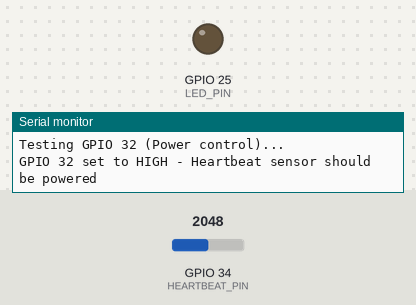
A sketch run on a simulated ESP32. Parts: output pins drawn as LEDs (lit = HIGH), the last lines printed to the serial monitor. Inputs (shaded band) come from the test bench; at power-on: GPIO 34 (HEARTBEAT_PIN) = 2048. Pins used as bus, display or sensor lines are not drawn.

Above: at 0.1 s.
At 13.1 s:
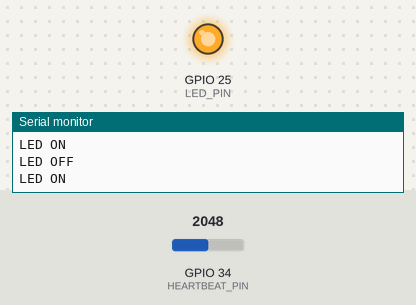
Timing chart, 0 to 15.0 s (numbered marks = the images above):
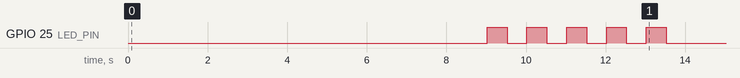

The sketch:

gpio_hardware_test.ino
```cpp
/*
 * GPIO Hardware Test for Heartbeat Sensor
 * Simple test to verify GPIO 32 and GPIO 34 connections
 *
 * Hardware:
 * - GPIO 32: Heartbeat sensor power control
 * - GPIO 34: Heartbeat sensor analog input
 * - GPIO 25: Built-in LED for visual feedback
 */

#define HEARTBEAT_POWER_PIN 32
#define HEARTBEAT_PIN 34
#define LED_PIN 25

void setup() {
  Serial.begin(115200);
  Serial.println("=== GPIO Hardware Test ===");

  // Initialize pins
  pinMode(HEARTBEAT_POWER_PIN, OUTPUT);
  pinMode(LED_PIN, OUTPUT);
  pinMode(HEARTBEAT_PIN, INPUT);

  Serial.println("GPIO Test initialized");
  Serial.println("GPIO 32: Heartbeat sensor power control");
  Serial.println("GPIO 34: Heartbeat sensor analog input");
  Serial.println("GPIO 25: Built-in LED");

  // Test GPIO 32 (Power control)
  Serial.println("\nTesting GPIO 32 (Power control)...");
  digitalWrite(HEARTBEAT_POWER_PIN, HIGH);
  Serial.println("GPIO 32 set to HIGH - Heartbeat sensor should be powered");
  delay(2000);

  digitalWrite(HEARTBEAT_POWER_PIN, LOW);
  Serial.println("GPIO 32 set to LOW - Heartbeat sensor should be off");
  delay(2000);

  // Test GPIO 34 (Analog input)
  Serial.println("\nTesting GPIO 34 (Analog input)...");
  Serial.println("Reading analog values (should change when sensor is powered):");

  for(int i = 0; i < 10; i++) {
    int rawValue = analogRead(HEARTBEAT_PIN);
    float voltage = (rawValue * 3.3) / 4095.0;

    Serial.print("Reading ");
    Serial.print(i + 1);
    Serial.print(": ");
    Serial.print(rawValue);
    Serial.print(" (");
    Serial.print(voltage);
    Serial.println("V)");

    delay(500);
  }

  // Test LED
  Serial.println("\nTesting GPIO 25 (LED)...");
  for(int i = 0; i < 5; i++) {
    digitalWrite(LED_PIN, HIGH);
    Serial.println("LED ON");
    delay(500);

    digitalWrite(LED_PIN, LOW);
    Serial.println("LED OFF");
    delay(500);
  }

  Serial.println("\n=== Hardware Test Complete ===");
  Serial.println("If you see changing analog values when sensor is powered,");
  Serial.println("the connections are working correctly!");
}

void loop() {
  // Continuous monitoring
  static unsigned long lastCheck = 0;

  if(millis() - lastCheck > 2000) { // Check every 2 seconds
    lastCheck = millis();

    // Power on sensor
    digitalWrite(HEARTBEAT_POWER_PIN, HIGH);
    delay(100); // Small delay for sensor to stabilize

    int rawValue = analogRead(HEARTBEAT_PIN);
    float voltage = (rawValue * 3.3) / 4095.0;

    Serial.print("Sensor ON - Raw: ");
    Serial.print(rawValue);
    Serial.print(" (");
    Serial.print(voltage);
    Serial.print("V)");

    // Power off sensor
    digitalWrite(HEARTBEAT_POWER_PIN, LOW);
    delay(100);

    int rawValueOff = analogRead(HEARTBEAT_PIN);
    float voltageOff = (rawValueOff * 3.3) / 4095.0;

    Serial.print(" | Sensor OFF - Raw: ");
    Serial.print(rawValueOff);
    Serial.print(" (");
    Serial.print(voltageOff);
    Serial.println("V)");

    // Check if there's a difference (sensor is working)
    if(abs(rawValue - rawValueOff) > 50) {
      Serial.println("✓ Heartbeat sensor is responding!");
    } else {
      Serial.println("⚠ Heartbeat sensor may not be connected properly");
    }
  }
}
```
